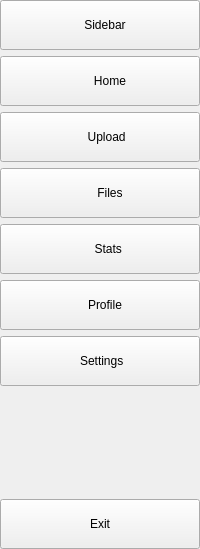
        <widget class="QWidget" name="full_menu_widget" native="true">
         <property name="sizeIncrement">
          <size>
           <width>0</width>
           <height>500</height>
          </size>
         </property>
         <layout class="QVBoxLayout" name="verticalLayout_2">
          <property name="leftMargin">
           <number>0</number>
          </property>
          <property name="topMargin">
           <number>0</number>
          </property>
          <property name="rightMargin">
           <number>0</number>
          </property>
          <property name="bottomMargin">
           <number>0</number>
          </property>
          <item>
           <widget class="QPushButton" name="side_bar_2">
            <property name="sizePolicy">
             <sizepolicy hsizetype="Preferred" vsizetype="Expanding">
              <horstretch>0</horstretch>
              <verstretch>0</verstretch>
             </sizepolicy>
            </property>
            <property name="minimumSize">
             <size>
              <width>100</width>
              <height>50</height>
             </size>
            </property>
            <property name="text">
             <string>   Sidebar</string>
            </property>
            <property name="icon">
             <iconset resource="../../Desktop/resource.qrc">
              <normaloff>:/icons/icons_financial_app/side_bar.png</normaloff>
              <normalon>:/icons/icons_financial_app/side_bar.png</normalon>:/icons/icons_financial_app/side_bar.png</iconset>
            </property>
            <property name="iconSize">
             <size>
              <width>20</width>
              <height>20</height>
             </size>
            </property>
            <property name="checkable">
             <bool>true</bool>
            </property>
            <property name="autoExclusive">
             <bool>false</bool>
            </property>
           </widget>
          </item>
          <item>
           <widget class="QPushButton" name="home_button_2">
            <property name="sizePolicy">
             <sizepolicy hsizetype="Preferred" vsizetype="Expanding">
              <horstretch>0</horstretch>
              <verstretch>0</verstretch>
             </sizepolicy>
            </property>
            <property name="minimumSize">
             <size>
              <width>100</width>
              <height>50</height>
             </size>
            </property>
            <property name="text">
             <string>      Home</string>
            </property>
            <property name="icon">
             <iconset resource="../../Desktop/resource.qrc">
              <normaloff>:/icons/icons_financial_app/home_icon.png</normaloff>
              <normalon>:/icons/icons_financial_app/home_icon.png</normalon>:/icons/icons_financial_app/home_icon.png</iconset>
            </property>
            <property name="iconSize">
             <size>
              <width>20</width>
              <height>20</height>
             </size>
            </property>
            <property name="checkable">
             <bool>true</bool>
            </property>
            <property name="autoExclusive">
             <bool>true</bool>
            </property>
           </widget>
          </item>
          <item>
           <widget class="QPushButton" name="upload_button_2">
            <property name="sizePolicy">
             <sizepolicy hsizetype="Preferred" vsizetype="Expanding">
              <horstretch>0</horstretch>
              <verstretch>0</verstretch>
             </sizepolicy>
            </property>
            <property name="minimumSize">
             <size>
              <width>100</width>
              <height>50</height>
             </size>
            </property>
            <property name="text">
             <string>    Upload</string>
            </property>
            <property name="icon">
             <iconset resource="../../Desktop/resource.qrc">
              <normaloff>:/icons/icons_financial_app/upload_icon.png</normaloff>
              <normalon>:/icons/icons_financial_app/upload_icon.png</normalon>:/icons/icons_financial_app/upload_icon.png</iconset>
            </property>
            <property name="iconSize">
             <size>
              <width>20</width>
              <height>20</height>
             </size>
            </property>
            <property name="checkable">
             <bool>true</bool>
            </property>
            <property name="autoExclusive">
             <bool>true</bool>
            </property>
           </widget>
          </item>
          <item>
           <widget class="QPushButton" name="file_button_2">
            <property name="sizePolicy">
             <sizepolicy hsizetype="Preferred" vsizetype="Expanding">
              <horstretch>0</horstretch>
              <verstretch>0</verstretch>
             </sizepolicy>
            </property>
            <property name="minimumSize">
             <size>
              <width>100</width>
              <height>50</height>
             </size>
            </property>
            <property name="text">
             <string>      Files</string>
            </property>
            <property name="icon">
             <iconset resource="../../Desktop/resource.qrc">
              <normaloff>:/icons/icons_financial_app/file_icon.png</normaloff>
              <normalon>:/icons/icons_financial_app/file_icon.png</normalon>:/icons/icons_financial_app/file_icon.png</iconset>
            </property>
            <property name="iconSize">
             <size>
              <width>20</width>
              <height>20</height>
             </size>
            </property>
            <property name="checkable">
             <bool>true</bool>
            </property>
            <property name="autoExclusive">
             <bool>true</bool>
            </property>
           </widget>
          </item>
          <item>
           <widget class="QPushButton" name="stats_button_2">
            <property name="sizePolicy">
             <sizepolicy hsizetype="Preferred" vsizetype="Expanding">
              <horstretch>0</horstretch>
              <verstretch>0</verstretch>
             </sizepolicy>
            </property>
            <property name="minimumSize">
             <size>
              <width>100</width>
              <height>50</height>
             </size>
            </property>
            <property name="text">
             <string>     Stats</string>
            </property>
            <property name="icon">
             <iconset resource="../../Desktop/resource.qrc">
              <normaloff>:/icons/icons_financial_app/chart_icon.png</normaloff>
              <normalon>:/icons/icons_financial_app/chart_icon.png</normalon>:/icons/icons_financial_app/chart_icon.png</iconset>
            </property>
            <property name="iconSize">
             <size>
              <width>20</width>
              <height>20</height>
             </size>
            </property>
            <property name="checkable">
             <bool>true</bool>
            </property>
            <property name="autoExclusive">
             <bool>true</bool>
            </property>
           </widget>
          </item>
          <item>
           <widget class="QPushButton" name="profile_button_2">
            <property name="sizePolicy">
             <sizepolicy hsizetype="Preferred" vsizetype="Expanding">
              <horstretch>0</horstretch>
              <verstretch>0</verstretch>
             </sizepolicy>
            </property>
            <property name="minimumSize">
             <size>
              <width>100</width>
              <height>50</height>
             </size>
            </property>
            <property name="text">
             <string>   Profile</string>
            </property>
            <property name="icon">
             <iconset resource="../../Desktop/resource.qrc">
              <normaloff>:/icons/icons_financial_app/profile_icon.png</normaloff>
              <normalon>:/icons/icons_financial_app/profile_icon.png</normalon>:/icons/icons_financial_app/profile_icon.png</iconset>
            </property>
            <property name="iconSize">
             <size>
              <width>20</width>
              <height>20</height>
             </size>
            </property>
            <property name="checkable">
             <bool>true</bool>
            </property>
            <property name="autoExclusive">
             <bool>true</bool>
            </property>
           </widget>
          </item>
          <item>
           <widget class="QPushButton" name="settings_button_2">
            <property name="sizePolicy">
             <sizepolicy hsizetype="Preferred" vsizetype="Expanding">
              <horstretch>0</horstretch>
              <verstretch>0</verstretch>
             </sizepolicy>
            </property>
            <property name="minimumSize">
             <size>
              <width>100</width>
              <height>50</height>
             </size>
            </property>
            <property name="text">
             <string> Settings</string>
            </property>
            <property name="icon">
             <iconset resource="../../Desktop/resource.qrc">
              <normaloff>:/icons/icons_financial_app/settings_icon.png</normaloff>
              <normalon>:/icons/icons_financial_app/settings_icon.png</normalon>:/icons/icons_financial_app/settings_icon.png</iconset>
            </property>
            <property name="iconSize">
             <size>
              <width>20</width>
              <height>20</height>
             </size>
            </property>
            <property name="checkable">
             <bool>true</bool>
            </property>
            <property name="autoExclusive">
             <bool>true</bool>
            </property>
           </widget>
          </item>
          <item>
           <spacer name="verticalSpacer_2">
            <property name="orientation">
             <enum>Qt::Orientation::Vertical</enum>
            </property>
            <property name="sizeHint" stdset="0">
             <size>
              <width>20</width>
              <height>107</height>
             </size>
            </property>
           </spacer>
          </item>
          <item>
           <widget class="QPushButton" name="exit_button_2">
            <property name="sizePolicy">
             <sizepolicy hsizetype="Preferred" vsizetype="Expanding">
              <horstretch>0</horstretch>
              <verstretch>0</verstretch>
             </sizepolicy>
            </property>
            <property name="minimumSize">
             <size>
              <width>100</width>
              <height>50</height>
             </size>
            </property>
            <property name="text">
             <string>Exit</string>
            </property>
            <property name="checkable">
             <bool>true</bool>
            </property>
            <property name="autoExclusive">
             <bool>true</bool>
            </property>
           </widget>
          </item>
         </layout>
        </widget>
